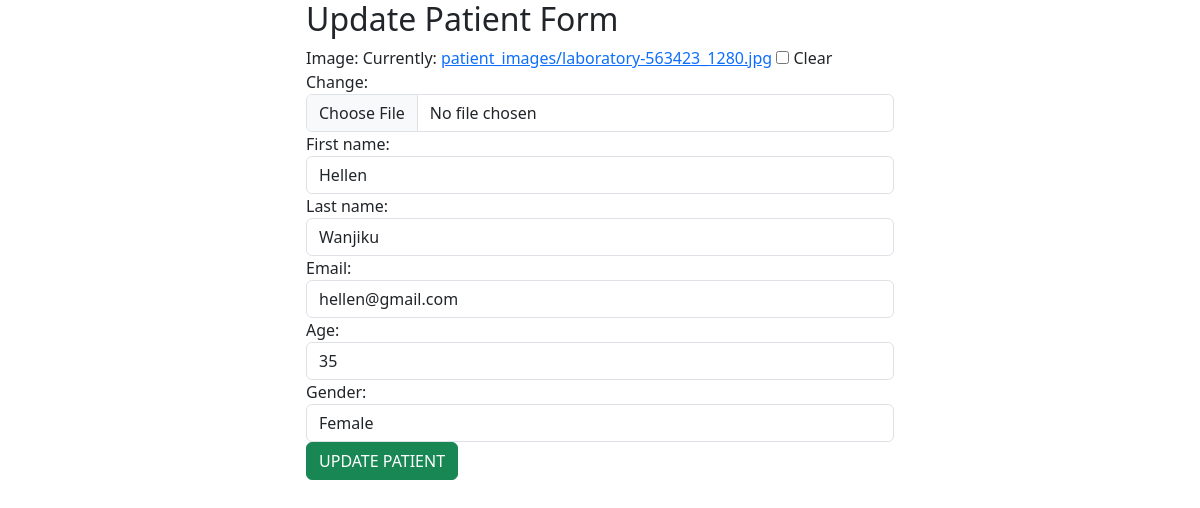
/patient/updatepatient/3/, run on the app's committed database.
### patient/models.py (models this page shows, shortened)
class Patient(models.Model):
    image = models.ImageField(upload_to='patient_images/',blank='True')
    first_name = models.CharField(max_length=20)
    last_name = models.CharField(max_length=20)
    email = models.EmailField()
    age = models.IntegerField()
    gender = models.CharField(max_length=10)

### patient/views.py (the view)
# urls.py: path('updatepatient/<int:id>/', views.updatepatient, name='updatepatient'),
def updatepatient(request,id):
    patient = get_object_or_404(Patient, id=id)
    if request.method == "POST":
        form = PatientForm(request.POST,request.FILES,instance= patient)
        if form.is_valid():
            form.save()
            return redirect('patientlist')
    else:
        form = PatientForm(instance=patient)
    return render(request, 'updatepatient.html',{'form':form,'patient':patient},)

### patient/forms.py
class PatientForm(forms.ModelForm):
    class Meta:
        model = Patient
        fields = '__all__'
        widgets = {
            'first_name': forms.TextInput(attrs={'class': 'form-control', 'placeholder': 'Enter your first name'}),
            'last_name': forms.TextInput(attrs={'class': 'form-control', 'placeholder': 'Enter your last name'}),
            'email': forms.EmailInput(attrs={'class': 'form-control', 'placeholder': 'Enter your email'}),
            'age': forms.NumberInput(attrs={'class': 'form-control', 'placeholder': 'Enter your age'}),
            'gender': forms.TextInput(attrs={'class': 'form-control', 'placeholder': 'Enter your gender'}),
            'image': forms.ClearableFileInput(
                attrs={'class': 'form-control',
                       'accept': 'image/*',
                       'title': 'Select an image'}
            ),
        }

### patient/templates/updatepatient.html (shortened to what this page needs)
{% extends "base.html" %}
{% block content %}
<div class="row">
    <div class="col-md-3"></div>
    <div class="col-md-6">
      <h2>Update Patient Form</h2>
<form action="" method="POST"
enctype="multipart/form-data">
    {{ form }}
    <button type="submit" class="btn btn-success">UPDATE PATIENT</button>
</form>
    </div>
    <div class="col-md-3"></div>
</div>
{% endblock %}

### data on the page
Patient: first_name "Hellen", last_name "Wanjiku", email "hellen@gmail.com", age "35", gender "Female"
